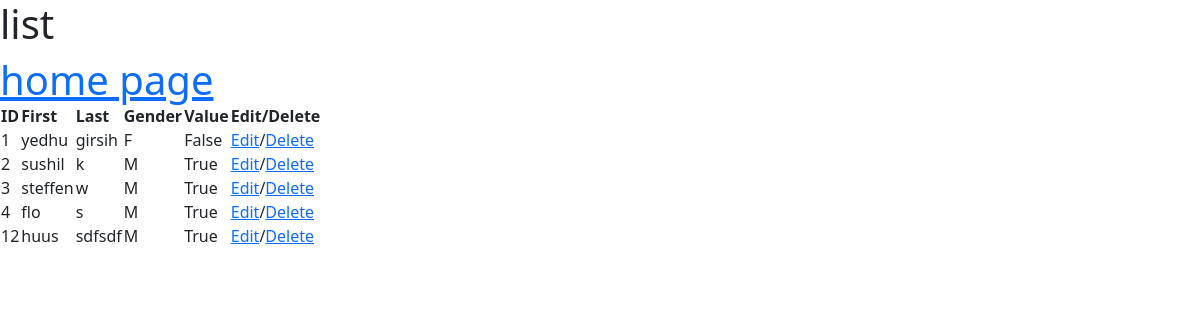
Page /list/ on the committed database.
### hello_app/models.py (models this page shows)
class Basicinfo(models.Model):
    f_name = models.CharField(max_length=50)
    l_name = models.CharField(max_length=50)
    gender = models.CharField(max_length=5,default='M')
    value = models.BooleanField()

### hello_app/views.py (the view)
# urls.py: path('list/', views.list, name='list'),
def list(request):
    data_set = Basicinfo.objects.all()
    return render(request,'list.html',{'all_data':data_set})

### templates/list.html (shortened to what this page needs)
<h1> list <h1>
{%  include 'home.html' %}
<head>
  <link rel="stylesheet" type="text/css" href="https://cdn.datatables.net/1.11.5/css/jquery.dataTables.css">
</head>
{% load bootstrap5 %}
{% bootstrap_css %}
<table id="example"  class="display">
    <thead>
      <tr>
        <th scope="col">ID</th>
        <th scope="col">First</th>
        <th scope="col">Last</th>
        <th scope="col">Gender</th>
        <th scope="col">Value</th>
        <th scope="col">Edit/Delete</th>
      </tr>
    </thead>
    <tbody>
      {% for obj in all_data %}
      {% if obj.id == id_value %}
         <tr id="{{ obj.id }}">
            <form method="POST" enctype="multipart/form-data">
                {% csrf_token %}
                <input type="hidden" name="id" value="{{ obj.id }}">
                <input type="hidden" name="f_name_original" value="{{ obj.f_name }}">
                <input type="hidden" name="l_name_original" value="{{ obj.l_name }}">
                <input type="hidden" name="gender_original" value="{{ obj.gender }}">
                <input type="hidden" name="value_original" value="{{ obj.value }}">
                <td>{{ obj.id }}</td>
                <td><input type="text" name="f_name" value="{{ obj.f_name }}"></td>
                <td><input type="text" name="l_name" value="{{ obj.l_name }}"></td>
                <td><input type="text" name="gender" value="{{ obj.gender }}"></td>
                {% if obj.gender == 'M' %}
                     <td>True</td>
                {% else %}
                     <td>False</td>
                {% endif %}
                <td>{% bootstrap_button button_type="submit" content="Submit" extra_classes="custom-button" %}
                </td>
            </form>
        </tr>
       {% else %}
         <tr id="{{ obj.id }}">
              <td>{{ obj.id }}</td>
              <td>{{ obj.f_name }}</td>
              <td>{{ obj.l_name }}</td>
              <td>{{ obj.gender }}</td>
              <td>{{ obj.value }}</td>
              <td><a href="{% url 'edit' obj.id %}">Edit</a>/<a href="{% url 'delete' obj.id %}">Delete</a></td>
         </tr>
        {% endif %}
      {% endfor %}
    </tbody>
  </table>

### rows in the picture
Basicinfo: id "1", f_name "yedhu", l_name "girsih", gender "F", value "False"
Basicinfo: id "2", f_name "sushil", l_name "k", gender "M", value "True"
Basicinfo: id "3", f_name "steffen", l_name "w", gender "M", value "True"
Basicinfo: id "4", f_name "flo", l_name "s", gender "M", value "True"
Basicinfo: id "12", f_name "huus", l_name "sdfsdf", gender "M", value "True"
